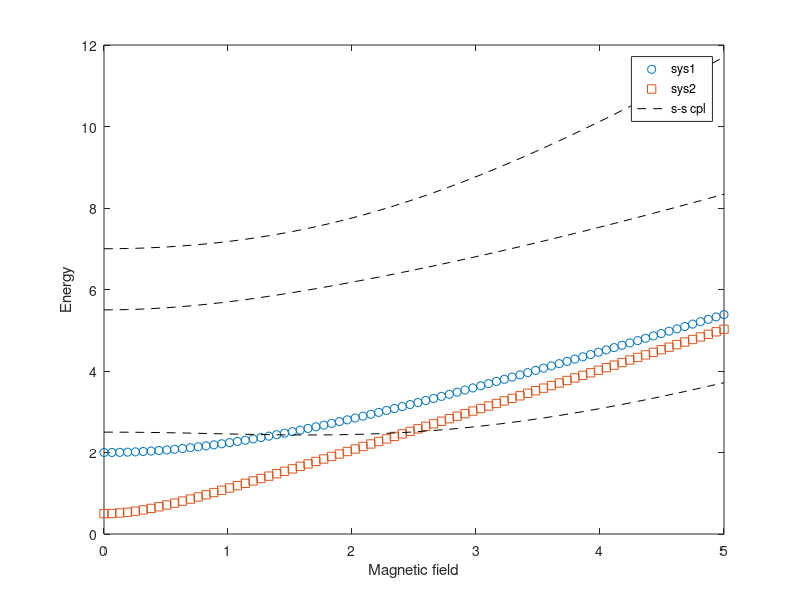
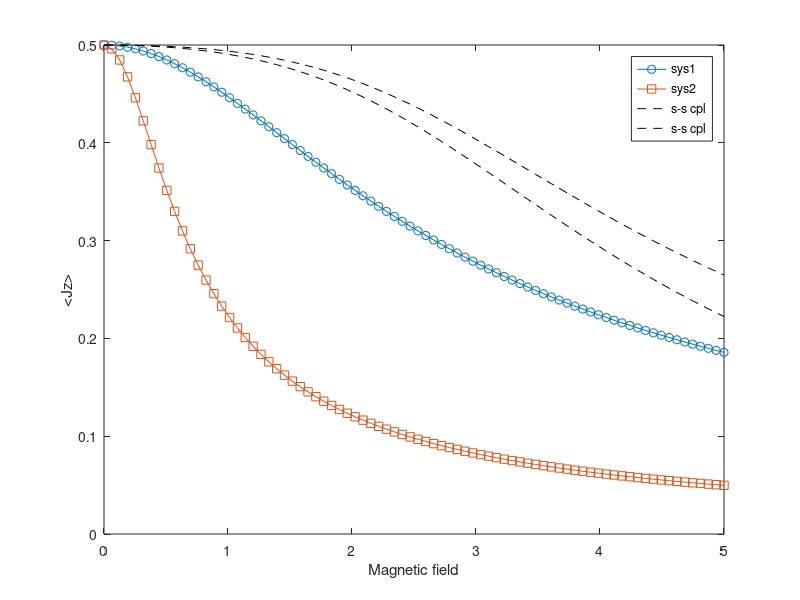

Reproduce these figures in MATLAB, in order.
% function [temp,intc,Delt,eni,enj,J0i,J0j,Jsj,Jsi] = magn_magn_cpl(tempf,intf,scale)
% Toy model: Two coupled/uncoupled two-level-system (TLS)/multi-level-system (MLS) from spin-spin interaction
if ~exist('tempf','var')
    tempf = 0.0;
end
if ~exist('intf','var')
    intf = 10;
end
if ~exist('scale','var')
    scale = 2;
end
clearvars -except tempf intf scale
Delt = -1; % Ferromagnetic gap
intc = -intf*abs(Delt); % Spin-spin interaction strength
temp = tempf*abs(Delt); % Temperature
beta = 1/temp; % 1/kBT
Hx = linspace(0,5*abs(Delt),80);

% J = 8; % Ho
% J = 1; % Ho
J = 1/2;
Jz=diag(J:-1:-J); % Jz = -J, -J+1,...,J-1,J
Jp=diag(sqrt((J-((J-1):-1:-J) ).*(J+1+( (J-1):-1:-J) )),1); % electronic spin ladder operator
Jm=Jp'; % electronic spin ladder operator
Jx=(Jp+Jm)/2;
% Jy=(Jp-Jm)/2i;

Jzhi = kron(eye(2*J+1),Jz); % Expand the Hilbert space (TLS-1)
Jphi = kron(eye(2*J+1),Jp);
Jmhi = kron(eye(2*J+1),Jm);
Jxhi = (Jphi+Jmhi)/2;
Jyhi = (Jphi-Jmhi)/2i;

Jzhj = kron(Jz,eye(2*J+1)); % Expand the Hilbert space (TLS-2)
Jphj = kron(Jp,eye(2*J+1));
Jmhj = kron(Jm,eye(2*J+1));
Jxhj = (Jphj+Jmhj)/2;
Jyhj = (Jphj-Jmhj)/2i;

% containers for two-level-system 1
eni = zeros(length(Jz),length(Hx)); % Eigen-energy
wavi = zeros(length(Jz),length(Jz),length(Hx)); % Eigen-state
J0i = zeros(length(Jz),length(Hx)); % Spin(z) expectation
% containers for two-level-system 2
enj = zeros(length(Jz),length(Hx));
wavj = zeros(length(Jz),length(Jz),length(Hx));
J0j = zeros(length(Jz),length(Hx));
% containers for the coupled two-level-systems
ens = zeros(length(Jzhi),length(Hx));
wav = zeros(length(Jzhi),length(Jzhi),length(Hx));
Jsi = zeros(length(Jzhi),length(Hx));
Jsj = zeros(length(Jzhj),length(Hx));
for ii = 1:length(Hx)
    Ham0i = Delt*scale*Jz + Hx(ii)*Jx;
    [v,e] = eig(Ham0i); % Diagonalize the hamiltonian
    e = real(diag(e)); % Take only the real part of the eigen-energy to form a diaganol matrix
    e = e-min(e); % Normalize the energy amplitude to the lowest eigen-energy
    [eni(:,ii),n] = sort(e); % sort the energy from lowest to the highest
    wavi(:,:,ii) = v(:,n); % sort the eigen-vectors in its basis accordingly
    zi = exp(-e*beta)/sum(exp(-e*beta)); % Partition function
    

    Ham0j = Delt/scale*Jz + Hx(ii)*Jx;
    [v,e] = eig(Ham0j); % Diagonalize the hamiltonian
    e = real(diag(e)); % Take only the real part of the eigen-energy to form a diaganol matrix
    e = e-min(e); % Normalize the energy amplitude to the lowest eigen-energy
    [enj(:,ii),n] = sort(e); % sort the energy from lowest to the highest
    wavj(:,:,ii) = v(:,n); % sort the eigen-vectors in its basis accordingly
    zj = exp(-e*beta)/sum(exp(-e*beta)); % Partition function
    
    
    Hami = Delt*scale*Jzhi + Hx(ii)*Jxhi;
    Hamj = Delt/scale*Jzhj + Hx(ii)*Jxhj;
    Hint = intc*Jzhi*Jzhj; % Ising interaction
%     Hint = intc*(Jxhi*Jxhj+Jyhi*Jyhj+Jzhi*Jzhj); % Heisenberg interaction
    Ham = Hami + Hamj + Hint;
    [v,e] = eig(Ham); % Diagonalize the hamiltonian
    e = real(diag(e)); % Take only the real part of the eigen-energy to form a diaganol matrix
    e = e-min(e); % Normalize the energy amplitude to the lowest eigen-energy
    [ens(:,ii),n] = sort(e); % sort the energy from lowest to the highest
    wav(:,:,ii) = v(:,n); % sort the eigen-vectors in its basis accordingly
    z = exp(-e*beta)/sum(exp(-e*beta)); % Partition function
    if temp == 0
        J0i(:,ii) = real(wavi(:,1,ii)'*Jz*wavi(:,1,ii));       
        J0j(:,ii) = real(wavj(:,1,ii)'*Jz*wavj(:,1,ii));
        Jsi(:,ii) = real(wav(:,1,ii)'*Jzhi*wav(:,1,ii));
        Jsj(:,ii) = real(wav(:,1,ii)'*Jzhj*wav(:,1,ii));
    else
        J0i(:,ii) = real(diag(wavi(:,:,ii)'*Jz*wavi(:,:,ii)))'*zi;
        J0j(:,ii) = real(diag(wavj(:,:,ii)'*Jz*wavj(:,:,ii)))'*zj;
        Jsi(:,ii) = real(diag(wav(:,:,ii)'*Jzhi*wav(:,:,ii)))'*z;
        Jsj(:,ii) = real(diag(wav(:,:,ii)'*Jzhj*wav(:,:,ii)))'*z;
    end
end

figure
plot(Hx,eni(2:end,:),'o')
hold on
plot(Hx,enj(2:end,:),'s')
plot(Hx,ens(2:4,:),'--k')
legend('sys1','sys2','s-s cpl')
xlabel('Magnetic field')
ylabel('Energy')

figure
plot(Hx,J0i(2,:),'-o')
hold on
plot(Hx,J0j(2,:),'-s')
plot(Hx,Jsi(2,:),'--k')
plot(Hx,Jsj(2,:),'--k')
legend('sys1','sys2','s-s cpl','s-s cpl')
xlabel('Magnetic field')
ylabel('<Jz>')
clearvars tempf intf scale